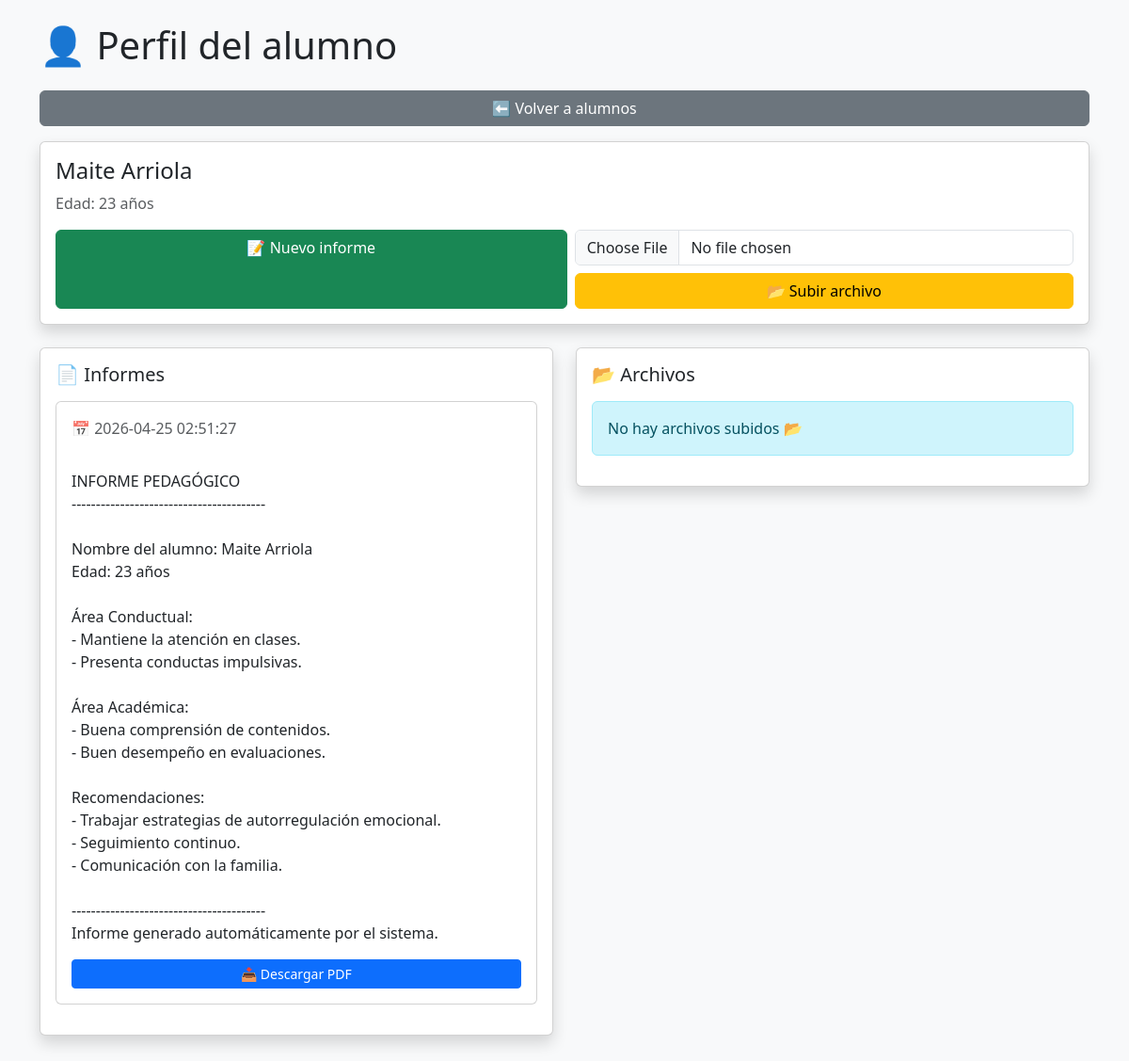
/perfil_alumno/4 (signed in), run on the app's committed database.
### models.py (models this page shows)
class Alumno(db.Model):
    __tablename__ = "alumnos"
    id = db.Column(db.Integer, primary_key=True)
    nombre = db.Column(db.String(100), nullable=False)
    edad = db.Column(db.Integer, nullable=False)
    usuario_id = db.Column(db.Integer, db.ForeignKey("usuarios.id"), nullable=False)
    informes = db.relationship("Informe", backref="alumno", lazy=True)

class Informe(db.Model):
    __tablename__ = "informes"
    id = db.Column(db.Integer, primary_key=True)
    contenido = db.Column(db.Text, nullable=False)
    alumno_id = db.Column(db.Integer, db.ForeignKey("alumnos.id"), nullable=False)
    fecha = db.Column(db.DateTime, default=datetime.utcnow)

### routes/alumnos.py (the view)
@alumnos_bp.route("/perfil_alumno/<int:id>")
@login_required
def perfil_alumno(id):
    alumno = db.session.execute(
        text("SELECT * FROM alumnos WHERE id = :id AND usuario_id = :uid"),
        {"id": id, "uid": session["user_id"]}
    ).fetchone()
    if not alumno:
        return "Acceso no autorizado ❌", 403
    informes = db.session.execute(
        text("SELECT * FROM informes WHERE alumno_id = :id ORDER BY id DESC"),
        {"id": id}
    ).fetchall()
    import os
    carpeta_alumno = os.path.join("uploads", f"alumno_{id}")
    if os.path.exists(carpeta_alumno):
        archivos = os.listdir(carpeta_alumno)
    else:
        archivos = []
    return render_template(
        "perfil_alumno.html",
        alumno=alumno,
        informes=informes,
        archivos=archivos
    )

### app.py (called while the page is built)
@app.after_request
def add_header(response):
    response.cache_control.max_age = 300
    return response

### routes/alumnos.py (called while the page is built)
def login_required(func):
    @wraps(func)
    def wrapper(*args, **kwargs):
        if "user_id" not in session:
            from flask import redirect, url_for
            return redirect(url_for("auth.login"))
        return func(*args, **kwargs)
    return wrapper

### templates/perfil_alumno.html (shortened to what this page needs)
<!DOCTYPE html>
<html>
<head>
    <link href="https://cdn.jsdelivr.net/npm/bootstrap@5.3.0/dist/css/bootstrap.min.css" rel="stylesheet">
</head>
<body class="bg-light">
<div class="container py-4">
    <h1 class="mb-4 text-center text-md-start">👤 Perfil del alumno</h1>
    <a href="{{ url_for('alumnos.listar_alumnos') }}" class="btn btn-secondary w-100 mb-3">
        ⬅ Volver a alumnos
    </a>
    <div class="card shadow mb-4">
        <div class="card-body">
            <h4>{{ alumno["nombre"] }}</h4>
            <p class="text-muted">Edad: {{ alumno["edad"] }} años</p>
            <div class="d-flex flex-column flex-md-row gap-2 mt-3">
                <a href="{{ url_for('informes.crear_informe', id=alumno['id']) }}"
                   class="btn btn-success w-100">
                    📝 Nuevo informe
                </a>
                <form action="{{ url_for('archivos.subir_archivo', id=alumno['id']) }}"
                      method="POST"
                      enctype="multipart/form-data"
                      class="w-100">
                    <input type="file" name="archivo" class="form-control mb-2" required>
                    <button type="submit" class="btn btn-warning w-100">
                        📂 Subir archivo
                    </button>
                </form>
            </div>
        </div>
    </div>
    <div class="row">
        <div class="col-12 col-md-6">
            <div class="card shadow mb-4">
                <div class="card-body">
                    <h5 class="card-title mb-3">📄 Informes</h5>
                    {% if informes %}
                        {% for informe in informes %}
                        <div class="card mb-3">
                            <div class="card-body">
                                {% if informe["fecha"] %}
                                <p class="text-muted mb-2">📅 {{ informe["fecha"] }}</p>
                                {% endif %}
                                <p style="white-space: pre-line;">
                                    {{ informe["contenido"] }}
                                </p>
                                <a href="{{ url_for('informes.descargar_pdf', id=informe['id']) }}"
                                   class="btn btn-primary btn-sm w-100">
                                    📥 Descargar PDF
                                </a>
                            </div>
                        </div>
                        {% endfor %}
                    {% else %}
                        <div class="alert alert-info">
                            No hay informes aún 📄
                        </div>
                    {% endif %}
                </div>
            </div>
        </div>
        <div class="col-12 col-md-6">
            <div class="card shadow mb-4">
                <div class="card-body">
                    <h5 class="card-title mb-3">📂 Archivos</h5>
                    {% if archivos %}
                        <ul class="list-group">
                            {% for archivo in archivos %}
                            <li class="list-group-item">
                                <div class="d-flex flex-column flex-md-row justify-content-between gap-2">
                                    <span>{{ archivo }}</span>
                                    <div class="d-flex flex-column flex-md-row gap-2">
                                        <a href="/uploads/alumno_{{ alumno['id'] }}/{{ archivo }}"
                                           class="btn btn-sm btn-outline-primary w-100"
                                           target="_blank">
                                            Ver
                                        </a>
                                        <a href="/eliminar_archivo/{{ alumno['id'] }}/{{ archivo }}"
                                           class="btn btn-sm btn-outline-danger w-100"
                                           onclick="return confirm('¿Eliminar archivo?')">
                                            Eliminar
                                        </a>
                                    </div>
                                </div>
                            </li>
                            {% endfor %}
                        </ul>
                    {% else %}
                        <div class="alert alert-info">
                            No hay archivos subidos 📂
                        </div>
                    {% endif %}
                </div>
            </div>
        </div>
    </div>
</div>
</body>
</html>

### data on the page
Alumno: nombre "Maite Arriola", edad "23"
Informe: fecha "2026-04-25 02:51:27", contenido "INFORME PEDAGÓGICO ---------------------------------------- Nombre del alumno: Maite Arriola Edad: 23 años Área Conductual: - Mantiene la atención en clases. - Presenta conductas impulsivas. Área Académica: - Buena comprensión de contenidos. - Buen desempeño en evaluaciones. Recomendaciones: - Trabajar estrategias de autorregulación emocional. - Seguimiento continuo. - Comunicación con la familia. ---------------------------------------- Informe generado automáticamente por el sistema."
